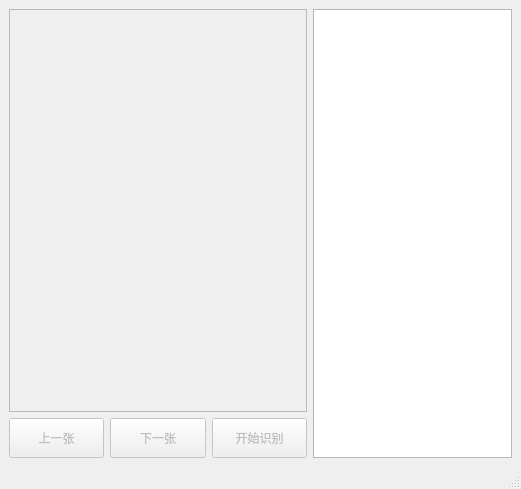
<?xml version="1.0" encoding="UTF-8"?>
<ui version="4.0">
 <class>MainWindow</class>
 <widget class="QMainWindow" name="MainWindow">
  <property name="geometry">
   <rect>
    <x>0</x>
    <y>0</y>
    <width>521</width>
    <height>489</height>
   </rect>
  </property>
  <property name="minimumSize">
   <size>
    <width>400</width>
    <height>400</height>
   </size>
  </property>
  <property name="windowTitle">
   <string>MainWindow</string>
  </property>
  <widget class="QWidget" name="centralwidget">
   <layout class="QVBoxLayout" name="verticalLayout_2">
    <item>
     <layout class="QHBoxLayout" name="horizontalLayout_2" stretch="3,2">
      <item>
       <layout class="QVBoxLayout" name="verticalLayout" stretch="10,1">
        <item>
         <widget class="QFrame" name="frame">
          <property name="sizePolicy">
           <sizepolicy hsizetype="Preferred" vsizetype="Preferred">
            <horstretch>0</horstretch>
            <verstretch>0</verstretch>
           </sizepolicy>
          </property>
          <property name="frameShape">
           <enum>QFrame::Shape::StyledPanel</enum>
          </property>
          <property name="frameShadow">
           <enum>QFrame::Shadow::Raised</enum>
          </property>
         </widget>
        </item>
        <item>
         <layout class="QHBoxLayout" name="horizontalLayout">
          <property name="sizeConstraint">
           <enum>QLayout::SizeConstraint::SetMinimumSize</enum>
          </property>
          <item>
           <widget class="QPushButton" name="betPre">
            <property name="enabled">
             <bool>false</bool>
            </property>
            <property name="sizePolicy">
             <sizepolicy hsizetype="Preferred" vsizetype="Preferred">
              <horstretch>0</horstretch>
              <verstretch>0</verstretch>
             </sizepolicy>
            </property>
            <property name="minimumSize">
             <size>
              <width>0</width>
              <height>40</height>
             </size>
            </property>
            <property name="text">
             <string>上一张</string>
            </property>
           </widget>
          </item>
          <item>
           <widget class="QPushButton" name="btnNext">
            <property name="enabled">
             <bool>false</bool>
            </property>
            <property name="sizePolicy">
             <sizepolicy hsizetype="Preferred" vsizetype="Preferred">
              <horstretch>0</horstretch>
              <verstretch>0</verstretch>
             </sizepolicy>
            </property>
            <property name="minimumSize">
             <size>
              <width>0</width>
              <height>40</height>
             </size>
            </property>
            <property name="text">
             <string>下一张</string>
            </property>
           </widget>
          </item>
          <item>
           <widget class="QPushButton" name="btnOcr">
            <property name="enabled">
             <bool>false</bool>
            </property>
            <property name="sizePolicy">
             <sizepolicy hsizetype="Preferred" vsizetype="Preferred">
              <horstretch>0</horstretch>
              <verstretch>0</verstretch>
             </sizepolicy>
            </property>
            <property name="minimumSize">
             <size>
              <width>0</width>
              <height>40</height>
             </size>
            </property>
            <property name="text">
             <string>开始识别</string>
            </property>
           </widget>
          </item>
         </layout>
        </item>
       </layout>
      </item>
      <item>
       <widget class="QPlainTextEdit" name="ocrEditor">
        <property name="enabled">
         <bool>true</bool>
        </property>
        <property name="sizePolicy">
         <sizepolicy hsizetype="Preferred" vsizetype="Preferred">
          <horstretch>0</horstretch>
          <verstretch>0</verstretch>
         </sizepolicy>
        </property>
       </widget>
      </item>
     </layout>
    </item>
   </layout>
  </widget>
  <widget class="QStatusBar" name="statusBar"/>
 </widget>
 <resources/>
 <connections/>
</ui>
